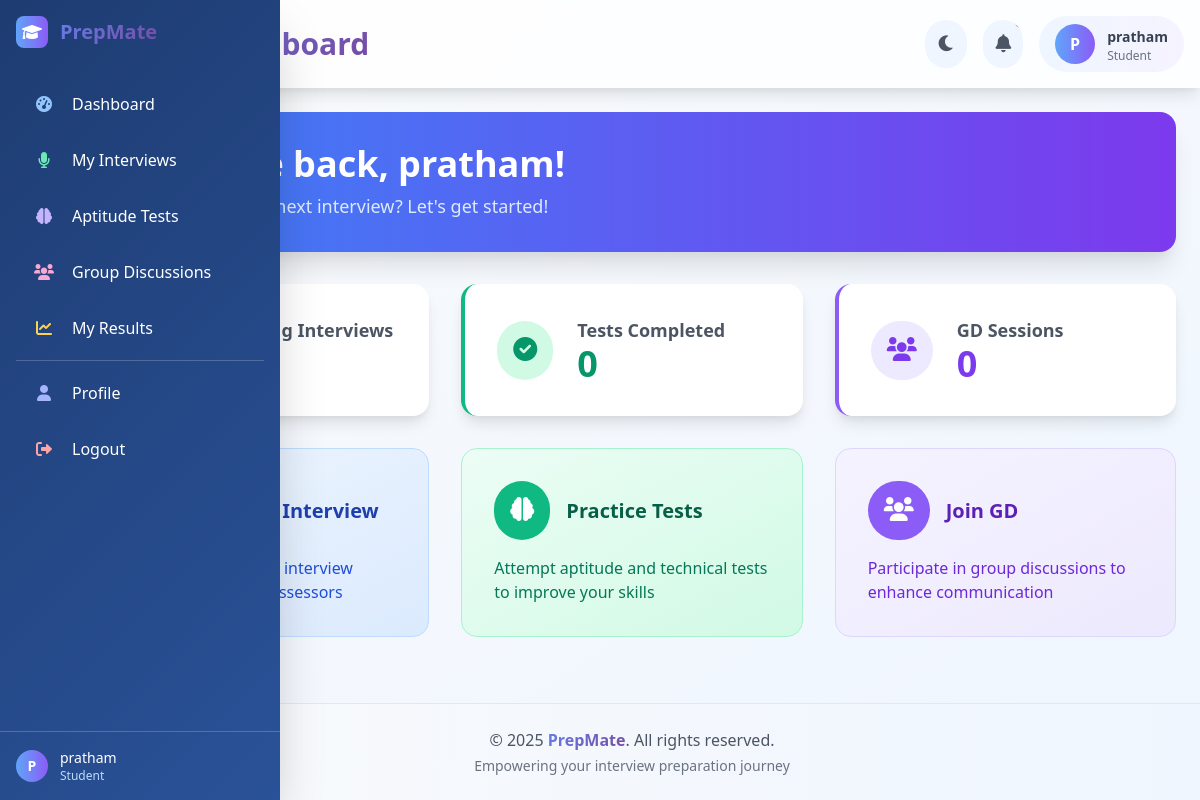
Screenshot of /student/ (signed in) with the database file from the repository.
### accounts/models.py (models this page shows, shortened)
class User(AbstractUser):
    ROLE_CHOICES = (
        ('student', 'Student'),
        ('assessor', 'Assessor'),
    )
    role = models.CharField(max_length=10, choices=ROLE_CHOICES)
    bio = models.TextField(max_length=500, blank=True)
    profile_picture = models.ImageField(upload_to='profile_pics/', null=True, blank=True)
    def is_student(self):
        return self.role == 'student'

### dashboard/views.py (the view)
# urls.py: path('student/', views.student_dashboard, name='student'),
@login_required
def student_dashboard(request):
    return render(request, 'dashboard/student_dashboard.html')

### templates/dashboard/student_dashboard.html (shortened to what this page needs)
{% extends 'base.html' %}
{% block page_title %}Student Dashboard{% endblock %}
{% block content %}
<div class="space-y-8">
    <div class="bg-gradient-to-r from-blue-500 to-purple-600 text-white p-8 rounded-2xl shadow-xl transition-all duration-300">
        <h1 class="text-4xl font-bold mb-2">Welcome back, {{ user.username }}!</h1>
        <p class="text-blue-100 text-lg">Ready to ace your next interview? Let's get started!</p>
    </div>
    <div class="grid grid-cols-1 md:grid-cols-3 gap-8">
        <div class="card-interactive bg-white p-8 rounded-2xl shadow-lg border-l-4 border-blue-500 transition-colors duration-300">
            <div class="flex items-center">
                <div class="p-4 bg-blue-100 rounded-full transition-colors duration-300">
                    <i class="fas fa-calendar-alt text-2xl text-blue-600"></i>
                </div>
                <div class="ml-6">
                    <h3 class="font-semibold text-gray-600 text-lg">Upcoming Interviews</h3>
                    <p class="text-4xl font-bold text-blue-600">0</p>
                </div>
            </div>
        </div>
        <div class="card-interactive bg-white p-8 rounded-2xl shadow-lg border-l-4 border-green-500 transition-colors duration-300">
            <div class="flex items-center">
                <div class="p-4 bg-green-100 rounded-full transition-colors duration-300">
                    <i class="fas fa-check-circle text-2xl text-green-600"></i>
                </div>
                <div class="ml-6">
                    <h3 class="font-semibold text-gray-600 text-lg">Tests Completed</h3>
                    <p class="text-4xl font-bold text-green-600">0</p>
                </div>
            </div>
        </div>
        <div class="card-interactive bg-white p-8 rounded-2xl shadow-lg border-l-4 border-purple-500 transition-colors duration-300">
            <div class="flex items-center">
                <div class="p-4 bg-purple-100 rounded-full transition-colors duration-300">
                    <i class="fas fa-users text-2xl text-purple-600"></i>
                </div>
                <div class="ml-6">
                    <h3 class="font-semibold text-gray-600 text-lg">GD Sessions</h3>
                    <p class="text-4xl font-bold text-purple-600">0</p>
                </div>
            </div>
        </div>
    </div>
    <div class="grid grid-cols-1 md:grid-cols-2 lg:grid-cols-3 gap-8">
        <a href="{% url 'interviews:list' %}" class="card-interactive group block p-8 bg-gradient-to-br from-blue-50 to-blue-100 rounded-2xl hover:from-blue-100 hover:to-blue-200 border border-blue-200 transition-all duration-300">
            <div class="flex items-center mb-4">
                <div class="p-4 bg-blue-500 rounded-full group-hover:scale-110 transition-transform">
                    <i class="fas fa-microphone text-2xl text-white"></i>
                </div>
                <h3 class="font-bold text-xl ml-4 text-blue-800">Schedule Interview</h3>
            </div>
            <p class="text-blue-700">Book your next mock interview session with expert assessors</p>
        </a>
        <a href="{% url 'aptitude:tests' %}" class="card-interactive group block p-8 bg-gradient-to-br from-green-50 to-green-100 rounded-2xl hover:from-green-100 hover:to-green-200 border border-green-200 transition-all duration-300">
            <div class="flex items-center mb-4">
                <div class="p-4 bg-green-500 rounded-full group-hover:scale-110 transition-transform">
                    <i class="fas fa-brain text-2xl text-white"></i>
                </div>
                <h3 class="font-bold text-xl ml-4 text-green-800">Practice Tests</h3>
            </div>
            <p class="text-green-700">Attempt aptitude and technical tests to improve your skills</p>
        </a>
        <a href="{% url 'groupdiscussion:list' %}" class="card-interactive group block p-8 bg-gradient-to-br from-purple-50 to-purple-100 rounded-2xl hover:from-purple-100 hover:to-purple-200 border border-purple-200 transition-all duration-300">
            <div class="flex items-center mb-4">
                <div class="p-4 bg-purple-500 rounded-full group-hover:scale-110 transition-transform">
                    <i class="fas fa-users text-2xl text-white"></i>
                </div>
                <h3 class="font-bold text-xl ml-4 text-purple-800">Join GD</h3>
            </div>
            <p class="text-purple-700">Participate in group discussions to enhance communication</p>
        </a>
    </div>
</div>
{% endblock %}

### templates/base.html (shortened to what this page needs)
{% load static %}
<!DOCTYPE html>
<html lang="en">
<head>
    <link href="https://cdn.jsdelivr.net/npm/tailwindcss@2.2.19/dist/tailwind.min.css" rel="stylesheet">
    <link href="https://cdnjs.cloudflare.com/ajax/libs/font-awesome/6.0.0/css/all.min.css" rel="stylesheet">
</head>
<body class="bg-gradient-to-br from-gray-50 to-blue-50 min-h-screen flex transition-colors duration-300">
    <div class="sidebar fixed left-0 top-0 h-full w-16 sidebar-gradient text-white z-50 shadow-2xl overflow-hidden">
        <div class="p-4">
            <div class="flex items-center mb-8">
                <div class="w-8 h-8 bg-gradient-to-r from-blue-400 to-purple-500 rounded-lg flex items-center justify-center pulse-glow">
                    <i class="fas fa-graduation-cap text-white"></i>
                </div>
            </div>
            <nav class="space-y-2">
                {% if user.is_authenticated %}
                    {% if user.is_student %}
                        <a href="{% url 'dashboard:student' %}" class="sidebar-item flex items-center p-3 rounded-xl group">
                            <i class="fas fa-tachometer-alt w-8 text-center text-blue-300"></i>
                        </a>
                        <a href="{% url 'interviews:list' %}" class="sidebar-item flex items-center p-3 rounded-xl group">
                            <i class="fas fa-microphone w-8 text-center text-green-300"></i>
                        </a>
                        <a href="{% url 'aptitude:tests' %}" class="sidebar-item flex items-center p-3 rounded-xl group">
                            <i class="fas fa-brain w-8 text-center text-purple-300"></i>
                        </a>
                        <a href="{% url 'groupdiscussion:list' %}" class="sidebar-item flex items-center p-3 rounded-xl group">
                            <i class="fas fa-users w-8 text-center text-pink-300"></i>
                        </a>
                        <a href="{% url 'aptitude:results' %}" class="sidebar-item flex items-center p-3 rounded-xl group">
                            <i class="fas fa-chart-line w-8 text-center text-yellow-300"></i>
                        </a>
                    {% endif %}
                    <div class="border-t border-white border-opacity-20 my-4"></div>
                    <a href="{% url 'accounts:profile' %}" class="sidebar-item flex items-center p-3 rounded-xl group">
                        <i class="fas fa-user w-8 text-center text-indigo-300"></i>
                    </a>
                    <a href="{% url 'accounts:logout' %}" class="sidebar-item flex items-center p-3 rounded-xl group">
                        <i class="fas fa-sign-out-alt w-8 text-center text-red-300"></i>
                    </a>
                {% endif %}
            </nav>
        </div>
        {% if user.is_authenticated %}
        <div class="absolute bottom-0 left-0 right-0 p-4 border-t border-white border-opacity-20">
            <div class="flex items-center">
                <div class="w-8 h-8 bg-gradient-to-r from-blue-400 to-purple-500 rounded-full flex items-center justify-center pulse-glow">
                    <span class="text-white text-sm font-bold">{{ user.username|first|upper }}</span>
                </div>
            </div>
        </div>
        {% endif %}
    </div>
    <div class="flex-1 ml-16 flex flex-col min-h-screen">
        <header class="bg-white bg-opacity-80 backdrop-filter backdrop-blur-lg shadow-lg p-4 sticky top-0 z-40 header-animate transition-colors duration-300">
            <div class="flex justify-between items-center">
                <h1 class="text-3xl font-bold text-gradient">
                    {% block page_title %}PrepMate{% endblock %}
                </h1>
                {% if user.is_authenticated %}
                <div class="flex items-center space-x-4">
                    <button id="theme-toggle" class="theme-toggle relative p-3 text-gray-600 hover:text-blue-600 btn-interactive rounded-full bg-blue-50 hover:bg-blue-100 transition-colors duration-300">
                        <i id="theme-icon" class="fas fa-moon text-lg"></i>
                    </button>
                    <button class="relative p-3 text-gray-600 hover:text-blue-600 btn-interactive rounded-full bg-blue-50 hover:bg-blue-100">
                        <i class="fas fa-bell text-lg bell-animate"></i>
                        <span class="absolute -top-1 -right-1 w-3 h-3 bg-gradient-to-r from-red-400 to-pink-500 rounded-full pulse-glow"></span>
                    </button>
                    <div class="flex items-center space-x-3 bg-gradient-to-r from-blue-50 to-purple-50 rounded-full px-4 py-2 card-interactive transition-colors duration-300">
                        <div class="w-10 h-10 bg-gradient-to-r from-blue-400 to-purple-500 rounded-full flex items-center justify-center pulse-glow">
                            <span class="text-white font-bold">{{ user.username|first|upper }}</span>
                        </div>
                        <div>
                            <span class="text-sm font-semibold text-gray-700">{{ user.username }}</span>
                            <p class="text-xs text-gray-500">{{ user.get_role_display }}</p>
                        </div>
                    </div>
                </div>
                {% endif %}
            </div>
        </header>
        <main class="flex-1 p-6 transition-colors duration-300">
            {% block content %}
            {% endblock %}
        </main>
        <footer class="bg-gradient-to-r from-gray-50 to-blue-50 border-t border-gray-200 p-6 mt-auto transition-colors duration-300">
            <div class="text-center">
                <p class="text-gray-600 font-medium">&copy; 2025 <span class="text-gradient font-bold">PrepMate</span>. All rights reserved.</p>
                <p class="text-sm text-gray-500 mt-1">Empowering your interview preparation journey</p>
            </div>
        </footer>
    </div>
</body>
</html>

### templates/base.html (style rules this page uses)
.sidebar-gradient { background: linear-gradient(135deg, #1e3c72 0%, #2a5298 100%); }
.sidebar { transition: all 0.3s cubic-bezier(0.4, 0, 0.2, 1); backdrop-filter: blur(10px); }
.sidebar-item { transition: all 0.2s cubic-bezier(0.4, 0, 0.2, 1); position: relative; overflow: hidden; }
.sidebar-item::before { content: ''; position: absolute; top: 0; left: -100%; width: 100%; height: 100%; background: linear-gradient(90deg, transparent, rgba(255,255,255,0.1), transparent); transition: left 0.5s; }
.sidebar-item i { transition: all 0.3s ease; }
.header-animate { transition: all 0.3s ease; }
.btn-interactive { transition: all 0.3s ease; position: relative; overflow: hidden; }
.btn-interactive::before { content: ''; position: absolute; top: 0; left: -100%; width: 100%; height: 100%; background: linear-gradient(90deg, transparent, rgba(255,255,255,0.2), transparent); transition: left 0.5s; }
.bell-animate { animation: bellRing 2s infinite; }
.card-interactive { transition: all 0.3s cubic-bezier(0.4, 0, 0.2, 1); }
.pulse-glow { animation: pulseGlow 2s infinite; }
.text-gradient { background: linear-gradient(135deg, #667eea 0%, #764ba2 100%); -webkit-background-clip: text; -webkit-text-fill-color: transparent; background-clip: text; }
.theme-toggle { transition: all 0.3s ease; }

### rows the page displays
User: username|first "P", username "pratham", role "Student"
